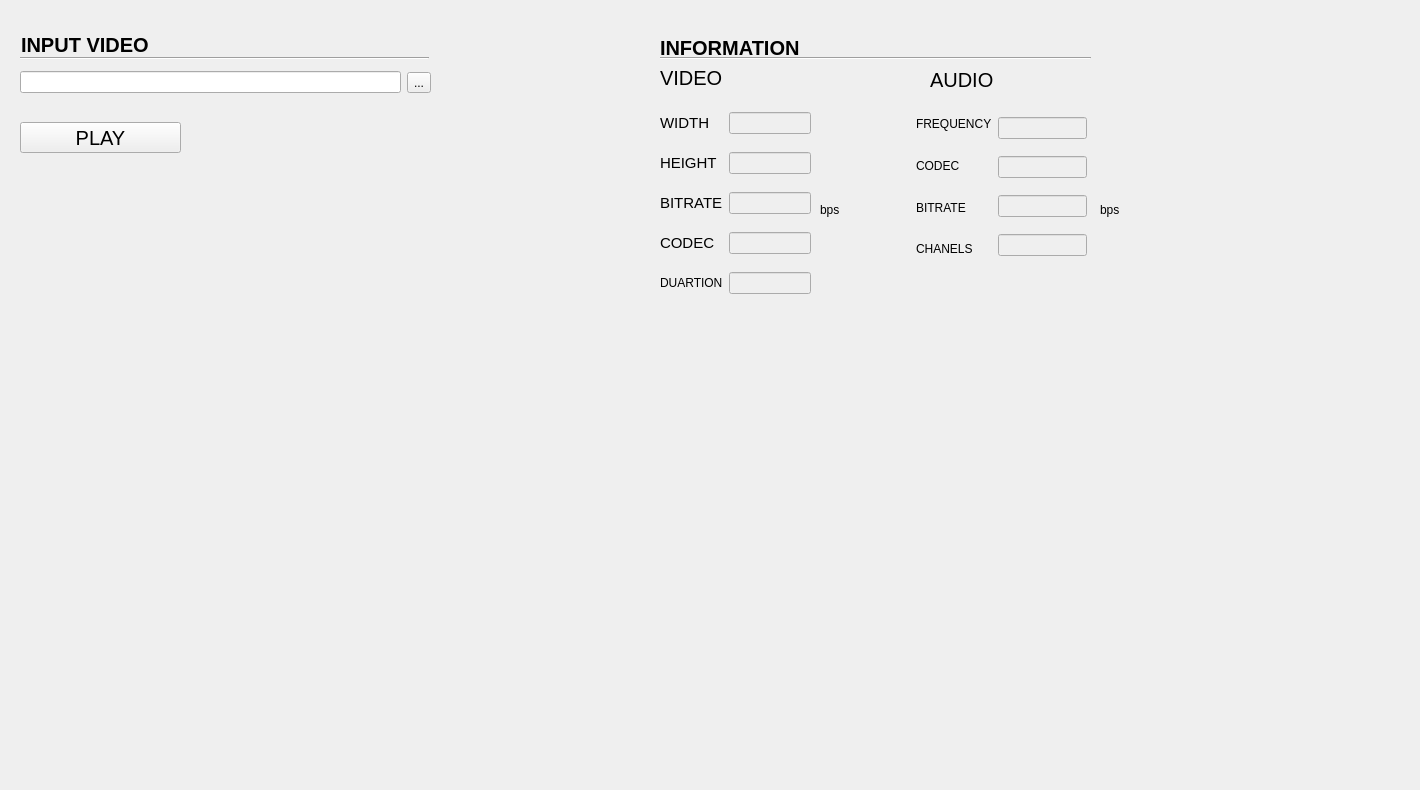
      <widget class="QWidget" name="tab_4">
       <attribute name="title">
        <string>   VIDEO PLAYER    </string>
       </attribute>
       <widget class="QLabel" name="label_10">
        <property name="geometry">
         <rect>
          <x>0</x>
          <y>410</y>
          <width>1411</width>
          <height>371</height>
         </rect>
        </property>
        <property name="text">
         <string/>
        </property>
        <property name="pixmap">
         <pixmap resource="one_converter.qrc">:/ONE_converter/Resources/mylogo1.jpg</pixmap>
        </property>
        <property name="scaledContents">
         <bool>true</bool>
        </property>
        <property name="alignment">
         <set>Qt::AlignBottom|Qt::AlignLeading|Qt::AlignLeft</set>
        </property>
        <property name="wordWrap">
         <bool>false</bool>
        </property>
       </widget>
       <widget class="QLabel" name="label_11">
        <property name="geometry">
         <rect>
          <x>21</x>
          <y>35</y>
          <width>409</width>
          <height>20</height>
         </rect>
        </property>
        <property name="font">
         <font>
          <pointsize>15</pointsize>
          <weight>75</weight>
          <bold>true</bold>
         </font>
        </property>
        <property name="text">
         <string>INPUT VIDEO</string>
        </property>
       </widget>
       <widget class="QPushButton" name="pushButton_5">
        <property name="geometry">
         <rect>
          <x>20</x>
          <y>122</y>
          <width>161</width>
          <height>31</height>
         </rect>
        </property>
        <property name="font">
         <font>
          <pointsize>15</pointsize>
         </font>
        </property>
        <property name="text">
         <string>PLAY</string>
        </property>
       </widget>
       <widget class="QLabel" name="label_12">
        <property name="geometry">
         <rect>
          <x>660</x>
          <y>40</y>
          <width>161</width>
          <height>16</height>
         </rect>
        </property>
        <property name="font">
         <font>
          <pointsize>15</pointsize>
          <weight>75</weight>
          <bold>true</bold>
         </font>
        </property>
        <property name="text">
         <string>INFORMATION</string>
        </property>
       </widget>
       <widget class="QLabel" name="label_31">
        <property name="geometry">
         <rect>
          <x>660</x>
          <y>70</y>
          <width>131</width>
          <height>16</height>
         </rect>
        </property>
        <property name="font">
         <font>
          <pointsize>15</pointsize>
         </font>
        </property>
        <property name="text">
         <string>VIDEO</string>
        </property>
       </widget>
       <widget class="QLabel" name="label_32">
        <property name="geometry">
         <rect>
          <x>930</x>
          <y>70</y>
          <width>101</width>
          <height>20</height>
         </rect>
        </property>
        <property name="font">
         <font>
          <pointsize>15</pointsize>
         </font>
        </property>
        <property name="text">
         <string>AUDIO</string>
        </property>
       </widget>
       <widget class="QWidget" name="layoutWidget">
        <property name="geometry">
         <rect>
          <x>660</x>
          <y>100</y>
          <width>151</width>
          <height>211</height>
         </rect>
        </property>
        <layout class="QGridLayout" name="gridLayout_3">
         <item row="2" column="1">
          <widget class="QLineEdit" name="lineEdit_17">
           <property name="enabled">
            <bool>false</bool>
           </property>
          </widget>
         </item>
         <item row="2" column="0">
          <widget class="QLabel" name="label_29">
           <property name="font">
            <font>
             <pointsize>11</pointsize>
            </font>
           </property>
           <property name="text">
            <string>BITRATE</string>
           </property>
          </widget>
         </item>
         <item row="0" column="0">
          <widget class="QLabel" name="label_28">
           <property name="font">
            <font>
             <pointsize>11</pointsize>
            </font>
           </property>
           <property name="text">
            <string>WIDTH</string>
           </property>
          </widget>
         </item>
         <item row="0" column="1">
          <widget class="QLineEdit" name="lineEdit_15">
           <property name="enabled">
            <bool>false</bool>
           </property>
          </widget>
         </item>
         <item row="3" column="0">
          <widget class="QLabel" name="label_30">
           <property name="font">
            <font>
             <pointsize>11</pointsize>
            </font>
           </property>
           <property name="text">
            <string>CODEC</string>
           </property>
          </widget>
         </item>
         <item row="1" column="0">
          <widget class="QLabel" name="label_27">
           <property name="font">
            <font>
             <pointsize>11</pointsize>
            </font>
           </property>
           <property name="text">
            <string>HEIGHT</string>
           </property>
          </widget>
         </item>
         <item row="3" column="1">
          <widget class="QLineEdit" name="lineEdit_19">
           <property name="enabled">
            <bool>false</bool>
           </property>
          </widget>
         </item>
         <item row="1" column="1">
          <widget class="QLineEdit" name="lineEdit_16">
           <property name="enabled">
            <bool>false</bool>
           </property>
          </widget>
         </item>
         <item row="4" column="0">
          <widget class="QLabel" name="label_41">
           <property name="text">
            <string>DUARTION</string>
           </property>
          </widget>
         </item>
         <item row="4" column="1">
          <widget class="QLineEdit" name="lineEdit_25">
           <property name="enabled">
            <bool>false</bool>
           </property>
          </widget>
         </item>
        </layout>
       </widget>
       <widget class="QLabel" name="label_35">
        <property name="geometry">
         <rect>
          <x>820</x>
          <y>200</y>
          <width>81</width>
          <height>20</height>
         </rect>
        </property>
        <property name="text">
         <string>bps</string>
        </property>
       </widget>
       <widget class="Line" name="line_6">
        <property name="geometry">
         <rect>
          <x>660</x>
          <y>50</y>
          <width>431</width>
          <height>16</height>
         </rect>
        </property>
        <property name="orientation">
         <enum>Qt::Horizontal</enum>
        </property>
       </widget>
       <widget class="Line" name="line_8">
        <property name="geometry">
         <rect>
          <x>20</x>
          <y>50</y>
          <width>409</width>
          <height>16</height>
         </rect>
        </property>
        <property name="orientation">
         <enum>Qt::Horizontal</enum>
        </property>
       </widget>
       <widget class="QWidget" name="layoutWidget">
        <property name="geometry">
         <rect>
          <x>20</x>
          <y>70</y>
          <width>411</width>
          <height>25</height>
         </rect>
        </property>
        <layout class="QHBoxLayout" name="horizontalLayout_7">
         <item>
          <widget class="QLineEdit" name="lineEdit_7"/>
         </item>
         <item>
          <widget class="QToolButton" name="toolButton_4">
           <property name="text">
            <string>...</string>
           </property>
          </widget>
         </item>
        </layout>
       </widget>
       <widget class="QLabel" name="label_48">
        <property name="geometry">
         <rect>
          <x>1100</x>
          <y>200</y>
          <width>81</width>
          <height>20</height>
         </rect>
        </property>
        <property name="text">
         <string>bps</string>
        </property>
       </widget>
       <widget class="QWidget" name="layoutWidget">
        <property name="geometry">
         <rect>
          <x>916</x>
          <y>106</y>
          <width>171</width>
          <height>161</height>
         </rect>
        </property>
        <layout class="QHBoxLayout" name="horizontalLayout_10">
         <item>
          <layout class="QVBoxLayout" name="verticalLayout_12">
           <item>
            <widget class="QLabel" name="label_33">
             <property name="text">
              <string>FREQUENCY</string>
             </property>
            </widget>
           </item>
           <item>
            <widget class="QLabel" name="label_34">
             <property name="text">
              <string>CODEC</string>
             </property>
            </widget>
           </item>
           <item>
            <widget class="QLabel" name="label_20">
             <property name="text">
              <string>BITRATE</string>
             </property>
            </widget>
           </item>
           <item>
            <widget class="QLabel" name="label_21">
             <property name="text">
              <string>CHANELS</string>
             </property>
            </widget>
           </item>
          </layout>
         </item>
         <item>
          <layout class="QVBoxLayout" name="verticalLayout_13">
           <item>
            <widget class="QLineEdit" name="lineEdit_18">
             <property name="enabled">
              <bool>false</bool>
             </property>
            </widget>
           </item>
           <item>
            <widget class="QLineEdit" name="lineEdit_20">
             <property name="enabled">
              <bool>false</bool>
             </property>
            </widget>
           </item>
           <item>
            <widget class="QLineEdit" name="lineEdit_10">
             <property name="enabled">
              <bool>false</bool>
             </property>
            </widget>
           </item>
           <item>
            <widget class="QLineEdit" name="lineEdit_11">
             <property name="enabled">
              <bool>false</bool>
             </property>
            </widget>
           </item>
          </layout>
         </item>
        </layout>
       </widget>
      </widget>
